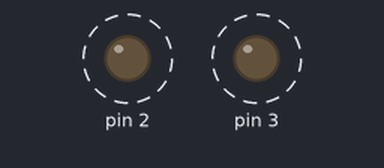
Simulated run of this sketch. Board: Arduino Uno, built with avr-gcc and run on an emulated ATmega328P. On the bench: output pins drawn as LEDs (lit = HIGH). Dashed ring = blinking.

Above: at 0.2 s.
Timing chart, 0 to 4.6 s (numbered marks = the images above):
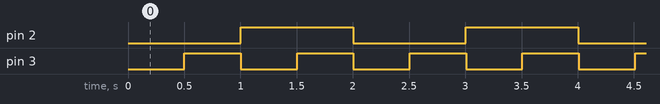

The sketch:

workshop1.ino
```cpp
#include <stdint.h>
#include "gpio.h"

#define RED_PERIOD 500
#define GREEN_PERIOD 1000

Pin_t led_r = {3, &PORTD, &DDRD, &PIND};
Pin_t led_g = {2, &PORTD, &DDRD, &PIND};


typedef long long int time_t;

time_t lastBlink_red = 0;
time_t lastBlink_green = 0;

void setup() {
  // set led pins as outputs
  GPIO_PinMode(led_r, PIN_OUTPUT);
  GPIO_PinMode(led_g, PIN_OUTPUT);
}

void loop() {
   if (millis() - lastBlink_red > RED_PERIOD) {
    GPIO_Toggle(led_r);
    lastBlink_red = millis();
  }

  if (millis() - lastBlink_green > GREEN_PERIOD) {
    GPIO_Toggle(led_g);
    lastBlink_green = millis();
  }
}

 
```

gpio.h
```cpp
#include <stdint.h>

#ifndef IEEE_GPIO
#define IEEE_GPIO

typedef struct
{
  int pin;
  volatile uint8_t * PORT;
  volatile uint8_t * DDR;
  volatile uint8_t * PIN;
} Pin_t;


typedef enum
{
  PIN_INPUT = 0,
  PIN_OUTPUT = 1
} PinMode_t;

typedef enum
{
  PIN_LOW = 0,
  PIN_HIGH = 1
} PinState_t;

void GPIO_PinMode(Pin_t pin, PinMode_t mode)
{
  *(pin.DDR) = (*(pin.DDR) & ~(0b1 << pin.pin)) | (mode << pin.pin);
}

void GPIO_Write(Pin_t pin, PinState_t state)
{
  *(pin.PORT) = (*(pin.PORT) & ~(0b1 << pin.pin)) | (state << pin.pin);
}

void GPIO_PortWrite(Pin_t pin, uint8_t states)
{
  *(pin.PORT) = states;
}

void GPIO_Toggle(Pin_t pin)
{
  *(pin.PORT) = *(pin.PORT) ^ (0b1 << pin.pin);
}

PinState_t GPIO_Read(Pin_t pin)
{
  return (PinState_t)((*(pin.PIN)>> pin.pin) & 0b1);
}

#endif
```

Measured:
- by itself, pin 2: alternates HIGH for 1.0 s and LOW for 1.0 s
- by itself, pin 3: alternates HIGH for 0.50 s and LOW for 0.50 s
- by itself, everything shown: repeats every 2.0 s, in 6 steps
